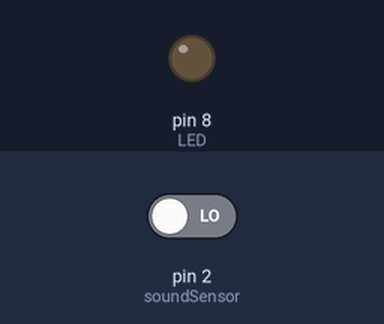
Simulated run of this sketch. Board: Arduino Uno, built with avr-gcc and run on an emulated ATmega328P. On the bench: output pins drawn as LEDs (lit = HIGH). Inputs (shaded band) come from the test bench; at power-on: pin 2 (soundSensor) LOW.

Above: at 1.2 s.
1.3 s: pin 2 (soundSensor) driven HIGH
At 2.4 s:
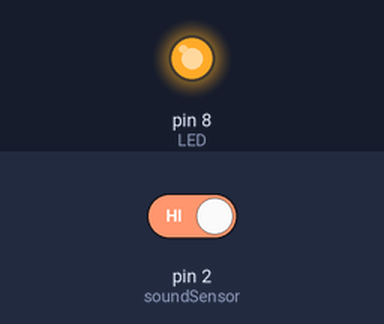
4.3 s: pin 2 (soundSensor) driven LOW
At 6.6 s:
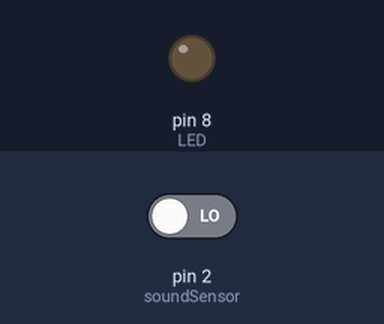
Timing chart, 0 to 8.1 s (numbered marks = the images above; inputs shaded):
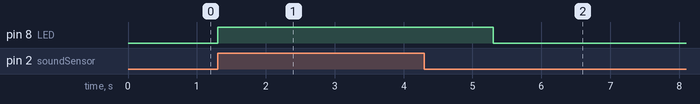

Measured:
- after the input at 1.3 s, pin 8 (LED): LOW → HIGH at once
- after the input at 4.3 s, pin 8 (LED): HIGH → LOW after 1.0 s

The sketch:

code.ino
```cpp
int soundSensor = 2;
int LED = 8;

void setup() {
  pinMode(soundSensor, INPUT);
  pinMode(LED, OUTPUT);
  digitalWrite(LED, LOW);
}

void loop() {
  int SensorData = digitalRead(soundSensor);

  if (SensorData == HIGH) {
    digitalWrite(LED, HIGH);
    delay(2000);
    digitalWrite(LED, LOW);
  }
}
```
